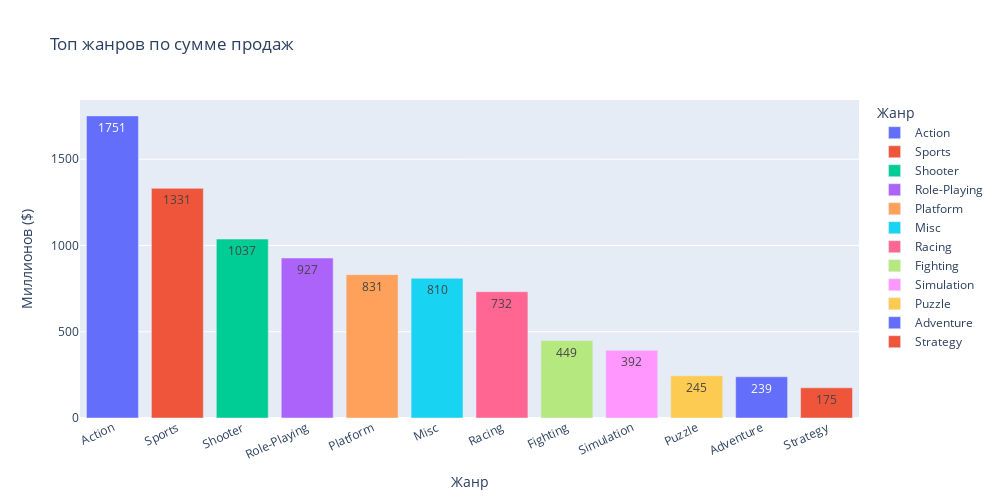

The notebook cell this image was saved under:
### Code cell
bar_data = games_df.groupby('genre', as_index=False)['global_sales'].sum()\
                            .sort_values(['global_sales'], ascending=False)
bar_data['global_sales'] = bar_data['global_sales'].round()

fig = px.bar(
    data_frame=bar_data,
    x='genre',
    y='global_sales',
    color='genre',
    text='global_sales',
    orientation='v',
    height=500,
    width=1000,
    title='Топ жанров по сумме продаж',
    labels=dict(genre="Жанр", global_sales="Миллионов ($)")
)

fig.update_xaxes(tickangle=-25)
fig.show()

### Figure 1 — Plotly figure (JSON) as saved in the notebook; plotly's stock layout.template omitted (floating-point values rounded to 4 significant figures)
{"data": [{"alignmentgroup": "True", "hovertemplate": "Жанр=%{x}<br>Миллионов ($)=%{text}<extra></extra>", "legendgroup": "Action", "marker": {"color": "#636efa", "pattern": {"shape": ""}}, "name": "Action", "offsetgroup": "Action", "orientation": "v", "showlegend": true, "text": [1751], "textposition": "auto", "type": "bar", "x": ["Action"], "xaxis": "x", "y": [1751], "yaxis": "y"}, {"alignmentgroup": "True", "hovertemplate": "Жанр=%{x}<br>Миллионов ($)=%{text}<extra></extra>", "legendgroup": "Sports", "marker": {"color": "#EF553B", "pattern": {"shape": ""}}, "name": "Sports", "offsetgroup": "Sports", "orientation": "v", "showlegend": true, "text": [1331], "textposition": "auto", "type": "bar", "x": ["Sports"], "xaxis": "x", "y": [1331], "yaxis": "y"}, {"alignmentgroup": "True", "hovertemplate": "Жанр=%{x}<br>Миллионов ($)=%{text}<extra></extra>", "legendgroup": "Shooter", "marker": {"color": "#00cc96", "pattern": {"shape": ""}}, "name": "Shooter", "offsetgroup": "Shooter", "orientation": "v", "showlegend": true, "text": [1037], "textposition": "auto", "type": "bar", "x": ["Shooter"], "xaxis": "x", "y": [1037], "yaxis": "y"}, {"alignmentgroup": "True", "hovertemplate": "Жанр=%{x}<br>Миллионов ($)=%{text}<extra></extra>", "legendgroup": "Role-Playing", "marker": {"color": "#ab63fa", "pattern": {"shape": ""}}, "name": "Role-Playing", "offsetgroup": "Role-Playing", "orientation": "v", "showlegend": true, "text": [927], "textposition": "auto", "type": "bar", "x": ["Role-Playing"], "xaxis": "x", "y": [927], "yaxis": "y"}, {"alignmentgroup": "True", "hovertemplate": "Жанр=%{x}<br>Миллионов ($)=%{text}<extra></extra>", "legendgroup": "Platform", "marker": {"color": "#FFA15A", "pattern": {"shape": ""}}, "name": "Platform", "offsetgroup": "Platform", "orientation": "v", "showlegend": true, "text": [831], "textposition": "auto", "type": "bar", "x": ["Platform"], "xaxis": "x", "y": [831], "yaxis": "y"}, {"alignmentgroup": "True", "hovertemplate": "Жанр=%{x}<br>Миллионов ($)=%{text}<extra></extra>", "legendgroup": "Misc", "marker": {"color": "#19d3f3", "pattern": {"shape": ""}}, "name": "Misc", "offsetgroup": "Misc", "orientation": "v", "showlegend": true, "text": [810], "textposition": "auto", "type": "bar", "x": ["Misc"], "xaxis": "x", "y": [810], "yaxis": "y"}, {"alignmentgroup": "True", "hovertemplate": "Жанр=%{x}<br>Миллионов ($)=%{text}<extra></extra>", "legendgroup": "Racing", "marker": {"color": "#FF6692", "pattern": {"shape": ""}}, "name": "Racing", "offsetgroup": "Racing", "orientation": "v", "showlegend": true, "text": [732], "textposition": "auto", "type": "bar", "x": ["Racing"], "xaxis": "x", "y": [732], "yaxis": "y"}, {"alignmentgroup": "True", "hovertemplate": "Жанр=%{x}<br>Миллионов ($)=%{text}<extra></extra>", "legendgroup": "Fighting", "marker": {"color": "#B6E880", "pattern": {"shape": ""}}, "name": "Fighting", "offsetgroup": "Fighting", "orientation": "v", "showlegend": true, "text": [449], "textposition": "auto", "type": "bar", "x": ["Fighting"], "xaxis": "x", "y": [449], "yaxis": "y"}, {"alignmentgroup": "True", "hovertemplate": "Жанр=%{x}<br>Миллионов ($)=%{text}<extra></extra>", "legendgroup": "Simulation", "marker": {"color": "#FF97FF", "pattern": {"shape": ""}}, "name": "Simulation", "offsetgroup": "Simulation", "orientation": "v", "showlegend": true, "text": [392], "textposition": "auto", "type": "bar", "x": ["Simulation"], "xaxis": "x", "y": [392], "yaxis": "y"}, {"alignmentgroup": "True", "hovertemplate": "Жанр=%{x}<br>Миллионов ($)=%{text}<extra></extra>", "legendgroup": "Puzzle", "marker": {"color": "#FECB52", "pattern": {"shape": ""}}, "name": "Puzzle", "offsetgroup": "Puzzle", "orientation": "v", "showlegend": true, "text": [245], "textposition": "auto", "type": "bar", "x": ["Puzzle"], "xaxis": "x", "y": [245], "yaxis": "y"}, {"alignmentgroup": "True", "hovertemplate": "Жанр=%{x}<br>Миллионов ($)=%{text}<extra></extra>", "legendgroup": "Adventure", "marker": {"color": "#636efa", "pattern": {"shape": ""}}, "name": "Adventure", "offsetgroup": "Adventure", "orientation": "v", "showlegend": true, "text": [239], "textposition": "auto", "type": "bar", "x": ["Adventure"], "xaxis": "x", "y": [239], "yaxis": "y"}, {"alignmentgroup": "True", "hovertemplate": "Жанр=%{x}<br>Миллионов ($)=%{text}<extra></extra>", "legendgroup": "Strategy", "marker": {"color": "#EF553B", "pattern": {"shape": ""}}, "name": "Strategy", "offsetgroup": "Strategy", "orientation": "v", "showlegend": true, "text": [175], "textposition": "auto", "type": "bar", "x": ["Strategy"], "xaxis": "x", "y": [175], "yaxis": "y"}], "layout": {"barmode": "relative", "height": 500, "legend": {"title": {"text": "Жанр"}, "tracegroupgap": 0}, "title": {"text": "Топ жанров по сумме продаж"}, "width": 1000, "xaxis": {"anchor": "y", "categoryarray": ["Action", "Sports", "Shooter", "Role-Playing", "Platform", "Misc", "Racing", "Fighting", "Simulation", "Puzzle", "Adventure", "Strategy"], "categoryorder": "array", "domain": [0, 1], "tickangle": -25, "title": {"text": "Жанр"}}, "yaxis": {"anchor": "x", "domain": [0, 1], "title": {"text": "Миллионов ($)"}}}}
